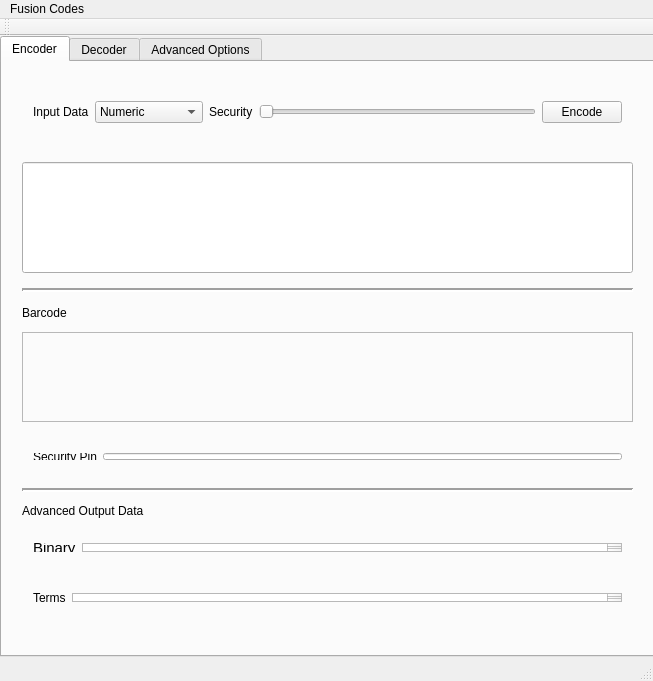
<?xml version="1.0" encoding="UTF-8"?>
<ui version="4.0">
 <class>MainWindow</class>
 <widget class="QMainWindow" name="MainWindow">
  <property name="geometry">
   <rect>
    <x>0</x>
    <y>0</y>
    <width>653</width>
    <height>681</height>
   </rect>
  </property>
  <property name="windowTitle">
   <string>MainWindow</string>
  </property>
  <widget class="QWidget" name="centralWidget">
   <widget class="QTabWidget" name="tabWidget">
    <property name="geometry">
     <rect>
      <x>0</x>
      <y>0</y>
      <width>661</width>
      <height>621</height>
     </rect>
    </property>
    <property name="currentIndex">
     <number>0</number>
    </property>
    <widget class="QWidget" name="Encoder">
     <attribute name="title">
      <string>Encoder</string>
     </attribute>
     <widget class="QLabel" name="encodedBarcode">
      <property name="geometry">
       <rect>
        <x>20</x>
        <y>270</y>
        <width>611</width>
        <height>90</height>
       </rect>
      </property>
      <property name="maximumSize">
       <size>
        <width>16777215</width>
        <height>90</height>
       </size>
      </property>
      <property name="frameShape">
       <enum>QFrame::StyledPanel</enum>
      </property>
      <property name="text">
       <string/>
      </property>
     </widget>
     <widget class="QLabel" name="encodedBarcodeLabel">
      <property name="geometry">
       <rect>
        <x>20</x>
        <y>240</y>
        <width>67</width>
        <height>21</height>
       </rect>
      </property>
      <property name="text">
       <string>Barcode</string>
      </property>
     </widget>
     <widget class="QWidget" name="layoutWidget">
      <property name="geometry">
       <rect>
        <x>20</x>
        <y>520</y>
        <width>611</width>
        <height>31</height>
       </rect>
      </property>
      <layout class="QHBoxLayout" name="horizontalLayout_4">
       <item>
        <widget class="QLabel" name="outputLayout">
         <property name="text">
          <string>Terms</string>
         </property>
        </widget>
       </item>
       <item>
        <widget class="QTextEdit" name="encodedOutputBox"/>
       </item>
      </layout>
     </widget>
     <widget class="QWidget" name="horizontalLayoutWidget">
      <property name="geometry">
       <rect>
        <x>20</x>
        <y>470</y>
        <width>611</width>
        <height>31</height>
       </rect>
      </property>
      <layout class="QHBoxLayout" name="horizontalLayout_6">
       <item>
        <widget class="QLabel" name="encodedBinaryLabel">
         <property name="font">
          <font>
           <pointsize>11</pointsize>
          </font>
         </property>
         <property name="text">
          <string>Binary</string>
         </property>
        </widget>
       </item>
       <item>
        <widget class="QTextEdit" name="encodedBinaryBox"/>
       </item>
      </layout>
     </widget>
     <widget class="QLineEdit" name="inputTextBox">
      <property name="geometry">
       <rect>
        <x>20</x>
        <y>100</y>
        <width>611</width>
        <height>111</height>
       </rect>
      </property>
     </widget>
     <widget class="QWidget" name="horizontalLayoutWidget_2">
      <property name="geometry">
       <rect>
        <x>20</x>
        <y>10</y>
        <width>611</width>
        <height>80</height>
       </rect>
      </property>
      <layout class="QHBoxLayout" name="horizontalLayout_3">
       <item>
        <widget class="QLabel" name="label_3">
         <property name="text">
          <string>Input Data</string>
         </property>
        </widget>
       </item>
       <item>
        <widget class="QComboBox" name="modeSelection">
         <item>
          <property name="text">
           <string>Numeric</string>
          </property>
         </item>
         <item>
          <property name="text">
           <string>Alpha</string>
          </property>
         </item>
         <item>
          <property name="text">
           <string>AlphaNumeric</string>
          </property>
         </item>
        </widget>
       </item>
       <item>
        <widget class="QLabel" name="label_4">
         <property name="text">
          <string>Security</string>
         </property>
        </widget>
       </item>
       <item>
        <widget class="QSlider" name="horizontalSlider">
         <property name="orientation">
          <enum>Qt::Horizontal</enum>
         </property>
        </widget>
       </item>
       <item>
        <widget class="QPushButton" name="encodeButton">
         <property name="text">
          <string>Encode</string>
         </property>
        </widget>
       </item>
      </layout>
     </widget>
     <widget class="Line" name="line">
      <property name="geometry">
       <rect>
        <x>20</x>
        <y>220</y>
        <width>611</width>
        <height>16</height>
       </rect>
      </property>
      <property name="lineWidth">
       <number>2</number>
      </property>
      <property name="orientation">
       <enum>Qt::Horizontal</enum>
      </property>
     </widget>
     <widget class="QWidget" name="horizontalLayoutWidget_3">
      <property name="geometry">
       <rect>
        <x>20</x>
        <y>380</y>
        <width>611</width>
        <height>29</height>
       </rect>
      </property>
      <layout class="QHBoxLayout" name="horizontalLayout_7">
       <item>
        <widget class="QLabel" name="label_5">
         <property name="text">
          <string>Security Pin</string>
         </property>
        </widget>
       </item>
       <item>
        <widget class="QLineEdit" name="lineEdit_2"/>
       </item>
      </layout>
     </widget>
     <widget class="Line" name="line_2">
      <property name="geometry">
       <rect>
        <x>20</x>
        <y>420</y>
        <width>611</width>
        <height>16</height>
       </rect>
      </property>
      <property name="frameShadow">
       <enum>QFrame::Sunken</enum>
      </property>
      <property name="lineWidth">
       <number>2</number>
      </property>
      <property name="orientation">
       <enum>Qt::Horizontal</enum>
      </property>
     </widget>
     <widget class="QLabel" name="label_6">
      <property name="geometry">
       <rect>
        <x>20</x>
        <y>440</y>
        <width>161</width>
        <height>17</height>
       </rect>
      </property>
      <property name="text">
       <string>Advanced Output Data</string>
      </property>
     </widget>
     <zorder>layoutWidget</zorder>
     <zorder>encodedBarcode</zorder>
     <zorder>encodedBarcodeLabel</zorder>
     <zorder>horizontalLayoutWidget</zorder>
     <zorder>inputTextBox</zorder>
     <zorder>horizontalLayoutWidget_2</zorder>
     <zorder>line</zorder>
     <zorder>horizontalLayoutWidget_3</zorder>
     <zorder>line_2</zorder>
     <zorder>label_6</zorder>
    </widget>
    <widget class="QWidget" name="Decoder">
     <attribute name="title">
      <string>Decoder</string>
     </attribute>
     <widget class="QLabel" name="picLabel">
      <property name="geometry">
       <rect>
        <x>20</x>
        <y>130</y>
        <width>261</width>
        <height>221</height>
       </rect>
      </property>
      <property name="text">
       <string/>
      </property>
     </widget>
     <widget class="QPushButton" name="decodeButton">
      <property name="geometry">
       <rect>
        <x>60</x>
        <y>510</y>
        <width>131</width>
        <height>27</height>
       </rect>
      </property>
      <property name="text">
       <string>Decode Original</string>
      </property>
     </widget>
     <widget class="QLabel" name="resultLabel">
      <property name="geometry">
       <rect>
        <x>20</x>
        <y>410</y>
        <width>601</width>
        <height>51</height>
       </rect>
      </property>
      <property name="text">
       <string/>
      </property>
      <property name="wordWrap">
       <bool>true</bool>
      </property>
     </widget>
     <widget class="QPushButton" name="enhanceButton">
      <property name="geometry">
       <rect>
        <x>260</x>
        <y>510</y>
        <width>131</width>
        <height>27</height>
       </rect>
      </property>
      <property name="text">
       <string>Enhance</string>
      </property>
      <property name="checkable">
       <bool>false</bool>
      </property>
      <property name="autoDefault">
       <bool>false</bool>
      </property>
      <property name="flat">
       <bool>false</bool>
      </property>
     </widget>
     <widget class="QLabel" name="enhanceLabel">
      <property name="geometry">
       <rect>
        <x>340</x>
        <y>130</y>
        <width>261</width>
        <height>221</height>
       </rect>
      </property>
      <property name="text">
       <string/>
      </property>
     </widget>
     <widget class="QWidget" name="horizontalLayoutWidget_4">
      <property name="geometry">
       <rect>
        <x>10</x>
        <y>20</y>
        <width>631</width>
        <height>31</height>
       </rect>
      </property>
      <layout class="QHBoxLayout" name="horizontalLayout_8">
       <item>
        <widget class="QLabel" name="label">
         <property name="text">
          <string>File</string>
         </property>
        </widget>
       </item>
       <item>
        <widget class="QLineEdit" name="lineEdit"/>
       </item>
       <item>
        <widget class="QPushButton" name="browseButton">
         <property name="text">
          <string>Browse</string>
         </property>
        </widget>
       </item>
      </layout>
     </widget>
     <widget class="QWidget" name="horizontalLayoutWidget_5">
      <property name="geometry">
       <rect>
        <x>10</x>
        <y>60</y>
        <width>631</width>
        <height>41</height>
       </rect>
      </property>
      <layout class="QHBoxLayout" name="horizontalLayout_9">
       <item>
        <widget class="QLabel" name="label_2">
         <property name="text">
          <string> Type</string>
         </property>
        </widget>
       </item>
       <item>
        <widget class="QComboBox" name="systemBox">
         <item>
          <property name="text">
           <string>Fusion</string>
          </property>
         </item>
         <item>
          <property name="text">
           <string>Code 39</string>
          </property>
         </item>
        </widget>
       </item>
       <item>
        <widget class="QLabel" name="label_7">
         <property name="text">
          <string>Input Data</string>
         </property>
        </widget>
       </item>
       <item>
        <widget class="QComboBox" name="modeSelection_Decoder">
         <item>
          <property name="text">
           <string>Numeric</string>
          </property>
         </item>
         <item>
          <property name="text">
           <string>Alpha</string>
          </property>
         </item>
         <item>
          <property name="text">
           <string>AlphaNumeric</string>
          </property>
         </item>
        </widget>
       </item>
       <item>
        <widget class="QLabel" name="label_8">
         <property name="text">
          <string>Security Pin</string>
         </property>
        </widget>
       </item>
       <item>
        <widget class="QLineEdit" name="lineEdit_3"/>
       </item>
      </layout>
     </widget>
     <widget class="QLabel" name="label_9">
      <property name="geometry">
       <rect>
        <x>20</x>
        <y>380</y>
        <width>101</width>
        <height>17</height>
       </rect>
      </property>
      <property name="text">
       <string>Output Data</string>
      </property>
     </widget>
     <widget class="QPushButton" name="decodeEnhancedButton">
      <property name="geometry">
       <rect>
        <x>460</x>
        <y>510</y>
        <width>131</width>
        <height>27</height>
       </rect>
      </property>
      <property name="text">
       <string>Decode Enhanced</string>
      </property>
     </widget>
    </widget>
    <widget class="QWidget" name="tab">
     <attribute name="title">
      <string>Advanced Options</string>
     </attribute>
     <widget class="QWidget" name="layoutWidget_2">
      <property name="geometry">
       <rect>
        <x>10</x>
        <y>50</y>
        <width>320</width>
        <height>29</height>
       </rect>
      </property>
      <layout class="QHBoxLayout" name="horizontalLayout">
       <item>
        <widget class="QLabel" name="label_12">
         <property name="text">
          <string>Fusion Operator</string>
         </property>
        </widget>
       </item>
       <item>
        <widget class="QComboBox" name="operatorSelection">
         <item>
          <property name="text">
           <string>+</string>
          </property>
         </item>
         <item>
          <property name="text">
           <string>*</string>
          </property>
         </item>
        </widget>
       </item>
       <item>
        <widget class="QPushButton" name="addSysButton">
         <property name="text">
          <string>Add Number System</string>
         </property>
        </widget>
       </item>
      </layout>
     </widget>
     <widget class="QScrollArea" name="scrollArea">
      <property name="geometry">
       <rect>
        <x>10</x>
        <y>90</y>
        <width>591</width>
        <height>141</height>
       </rect>
      </property>
      <property name="frameShape">
       <enum>QFrame::Panel</enum>
      </property>
      <property name="frameShadow">
       <enum>QFrame::Sunken</enum>
      </property>
      <property name="lineWidth">
       <number>1</number>
      </property>
      <property name="verticalScrollBarPolicy">
       <enum>Qt::ScrollBarAlwaysOn</enum>
      </property>
      <property name="widgetResizable">
       <bool>true</bool>
      </property>
      <widget class="QWidget" name="scrollAreaWidgetContents">
       <property name="geometry">
        <rect>
         <x>0</x>
         <y>0</y>
         <width>576</width>
         <height>139</height>
        </rect>
       </property>
      </widget>
     </widget>
     <widget class="QWidget" name="layoutWidget_3">
      <property name="geometry">
       <rect>
        <x>19</x>
        <y>290</y>
        <width>591</width>
        <height>29</height>
       </rect>
      </property>
      <layout class="QHBoxLayout" name="horizontalLayout_2">
       <item>
        <widget class="QLabel" name="saveFileLabel">
         <property name="text">
          <string>File</string>
         </property>
        </widget>
       </item>
       <item>
        <widget class="QLineEdit" name="saveLocationBox"/>
       </item>
       <item>
        <widget class="QPushButton" name="saveBrowseButton">
         <property name="text">
          <string>Browse</string>
         </property>
        </widget>
       </item>
      </layout>
     </widget>
     <widget class="QCheckBox" name="useAdvancedBox">
      <property name="geometry">
       <rect>
        <x>200</x>
        <y>380</y>
        <width>191</width>
        <height>22</height>
       </rect>
      </property>
      <property name="text">
       <string>Use Advanced Options</string>
      </property>
      <property name="checkable">
       <bool>true</bool>
      </property>
      <property name="checked">
       <bool>false</bool>
      </property>
     </widget>
     <widget class="QLabel" name="label_10">
      <property name="geometry">
       <rect>
        <x>10</x>
        <y>20</y>
        <width>131</width>
        <height>17</height>
       </rect>
      </property>
      <property name="text">
       <string>Customize Systems</string>
      </property>
     </widget>
     <widget class="QLabel" name="label_11">
      <property name="geometry">
       <rect>
        <x>20</x>
        <y>260</y>
        <width>171</width>
        <height>17</height>
       </rect>
      </property>
      <property name="text">
       <string>Set Encoder Directory</string>
      </property>
     </widget>
     <zorder>layoutWidget_2</zorder>
     <zorder>scrollArea</zorder>
     <zorder>layoutWidget_3</zorder>
     <zorder>useAdvancedBox</zorder>
     <zorder>label_10</zorder>
     <zorder>label_11</zorder>
     <zorder>saveLocationBox</zorder>
    </widget>
   </widget>
  </widget>
  <widget class="QMenuBar" name="menuBar">
   <property name="geometry">
    <rect>
     <x>0</x>
     <y>0</y>
     <width>653</width>
     <height>25</height>
    </rect>
   </property>
   <widget class="QMenu" name="menuFusion_Codes">
    <property name="title">
     <string>Fusion Codes</string>
    </property>
   </widget>
   <addaction name="menuFusion_Codes"/>
  </widget>
  <widget class="QToolBar" name="mainToolBar">
   <attribute name="toolBarArea">
    <enum>TopToolBarArea</enum>
   </attribute>
   <attribute name="toolBarBreak">
    <bool>false</bool>
   </attribute>
  </widget>
  <widget class="QStatusBar" name="statusBar"/>
 </widget>
 <layoutdefault spacing="6" margin="11"/>
 <resources/>
 <connections/>
</ui>
